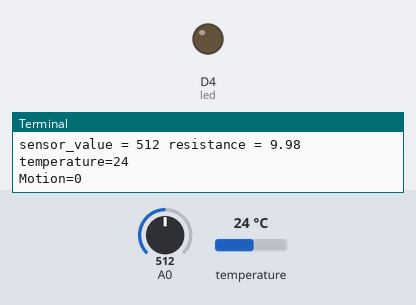
This program was run on a simulated Raspberry Pi (BCM pin numbers) with a GrovePi. Parts: output pins drawn as LEDs (lit = HIGH), the last lines printed to the terminal. The inputs (shaded band) are chosen by the test bench; at power-on: A0 = 512, temperature 24 °C (analog values on the 0–1023 scale). No MQTT or app messages arrive unless stated; the clock reads 2024-03-15 10:24:30 at power-on unless the program sets it.

Above: at 1.3 s.
1.4 s: A0 set to 495
At 4.0 s:
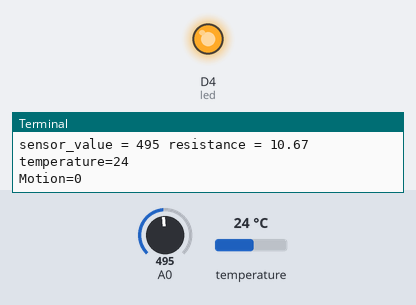
5.3 s: A0 set to 716
At 7.4 s:
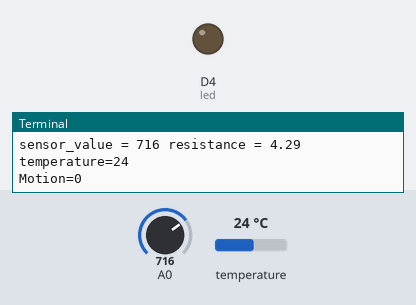
9.2 s: A0 set to 511
At 13.2 s:
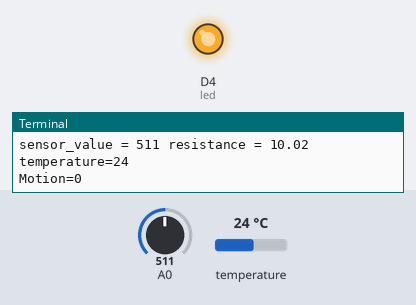
Timing chart, 0 to 14.7 s (numbered marks = the images above; inputs shaded):
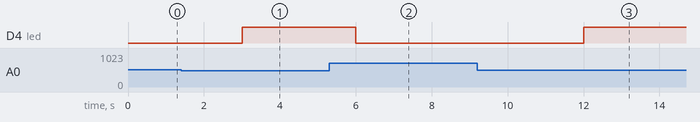

The program:

grove_LTM_sensor.py
```python
#!/usr/bin/env python
#
# GrovePi Example for using the Grove Light Sensor and the LED together to turn the LED On and OFF if the background light is greater than a threshold.
# Modules:
# 	http://www.seeedstudio.com/wiki/Grove_-_Light_Sensor
# 	http://www.seeedstudio.com/wiki/Grove_-_LED_Socket_Kit

# The GrovePi connects the Raspberry Pi and Grove sensors.  You can learn more about GrovePi here:  http://www.dexterindustries.com/GrovePi
#
# Have a question about this example?  Ask on the forums here:  http://forum.dexterindustries.com/c/grovepi
#
'''
## License

The MIT License (MIT)

GrovePi for the Raspberry Pi: an open source platform for connecting Grove Sensors to the Raspberry Pi.
Copyright (C) 2017  Dexter Industries

Permission is hereby granted, free of charge, to any person obtaining a copy
of this software and associated documentation files (the "Software"), to deal
in the Software without restriction, including without limitation the rights
to use, copy, modify, merge, publish, distribute, sublicense, and/or sell
copies of the Software, and to permit persons to whom the Software is
furnished to do so, subject to the following conditions:

The above copyright notice and this permission notice shall be included in
all copies or substantial portions of the Software.

THE SOFTWARE IS PROVIDED "AS IS", WITHOUT WARRANTY OF ANY KIND, EXPRESS OR
IMPLIED, INCLUDING BUT NOT LIMITED TO THE WARRANTIES OF MERCHANTABILITY,
FITNESS FOR A PARTICULAR PURPOSE AND NONINFRINGEMENT. IN NO EVENT SHALL THE
AUTHORS OR COPYRIGHT HOLDERS BE LIABLE FOR ANY CLAIM, DAMAGES OR OTHER
LIABILITY, WHETHER IN AN ACTION OF CONTRACT, TORT OR OTHERWISE, ARISING FROM,
OUT OF OR IN CONNECTION WITH THE SOFTWARE OR THE USE OR OTHER DEALINGS IN
THE SOFTWARE.
'''

import time
import grovepi
import sys
import paho.mqtt.client as mqtt
import json
import os

SERVER = '172.16.103.156'

INTERVAL=3

next_reading = time.time()

client = mqtt.Client("P1")

client.connect(SERVER,1883,60)

client.loop_start()

# SIG,NC,VCC,GND
light_sensor = 0
temp_sensor= 1
# Connect the LED to digital port D4
# SIG,NC,VCC,GND
led = 4

#motion sensor
pir_sensor=8
motion=0
grovepi.pinMode(pir_sensor,"INPUT")

# Turn on LED once sensor exceeds threshold resistance
threshold = 10

grovepi.pinMode(light_sensor,"INPUT")
grovepi.pinMode(led,"OUTPUT")


#f = open("demofile2.txt", "a")
while True:
    try:
        # Get Light sensor value
        sensor_value = grovepi.analogRead(light_sensor)
	if sensor_value == 0:
		sensor_value = 1

        #Get Temerature Value
        temp= grovepi.temp(temp_sensor,'1.1')

        #Get Motion Sensor Value
        motion=grovepi.digitalRead(pir_sensor)

        #Calculate resistance of sensor in K
        resistance = (float)(1023 - sensor_value) * 10 / sensor_value

        if resistance > threshold:
            # Send HIGH to switch on LED
            grovepi.digitalWrite(led,1)
        else:
            # Send LOW to switch off LED
            grovepi.digitalWrite(led,0)

        #f.write("sensor_value = %d\n" %(sensor_value))
        #print("sensor_value = %d %(sensor_value))
        print("sensor_value = %d resistance = %.2f" %(sensor_value,  resistance))
        print("temperature=%d" %(temp))
        print("Motion=%d" %(motion))

        client.publish('ras_2/lab_1/light',json.dumps(sensor_value))
        client.publish('ras_2/lab_1/temperature',json.dumps(temp))
        client.publish('ras_2/lab_1/motion_sensor',json.dumps(motion))

        next_reading += INTERVAL
        sleep_time =next_reading-time.time()
        if sleep_time >0:
            time.sleep(sleep_time)
    except IOError:
        f.close()


client.loop_stop()
client.disconnect()
```

Measured:
- the behaviour switches between 512 and 511 on A0 (found by bisection; images 0 and 1)
- after the input at 1.4 s, D4 (led): LOW → HIGH after 1.6 s
- after the input at 5.3 s, D4 (led): HIGH → LOW after 0.71 s
- after the input at 9.2 s, D4 (led): LOW → HIGH after 2.8 s
